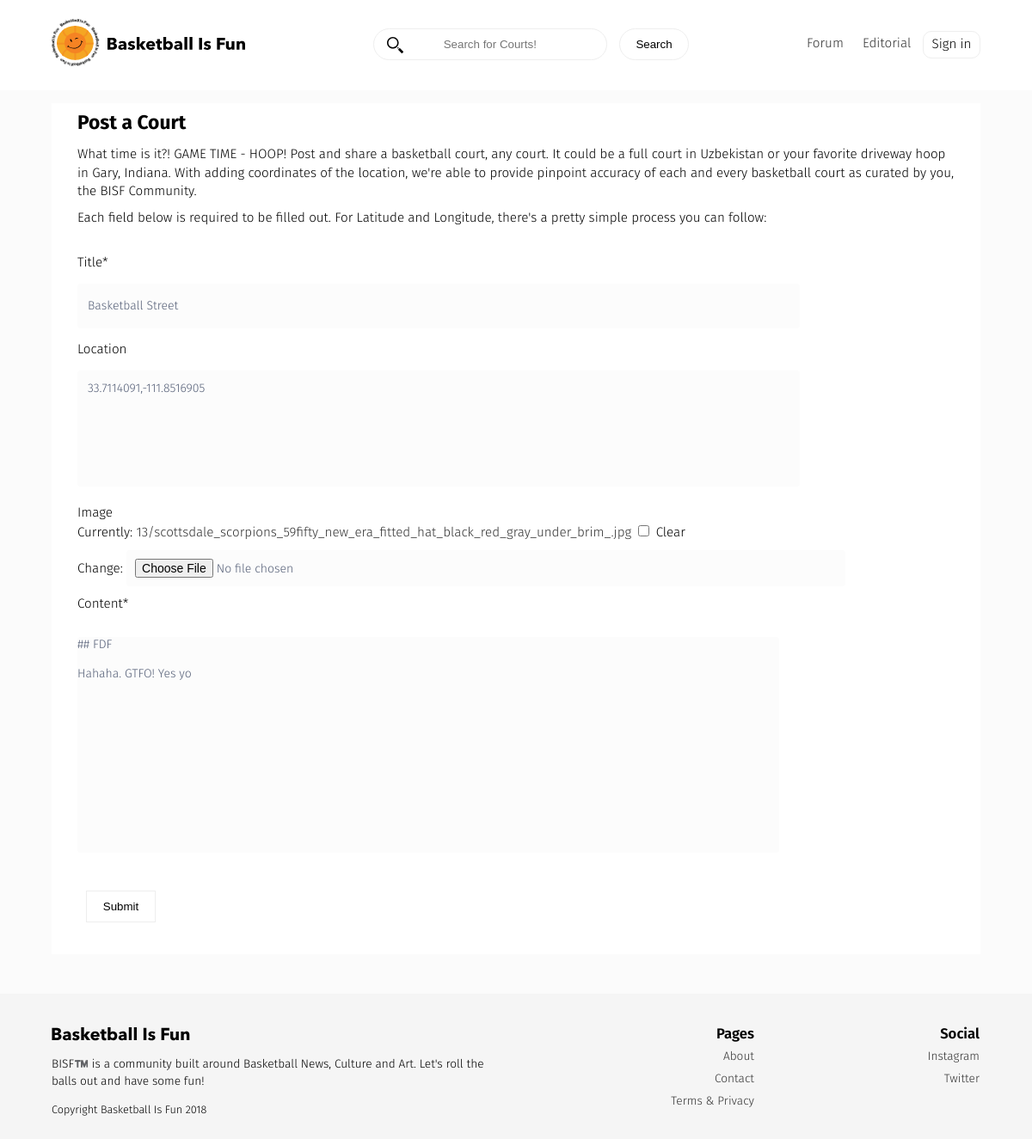
Page /courts/basketball-street/edit/ on the earlier database version.
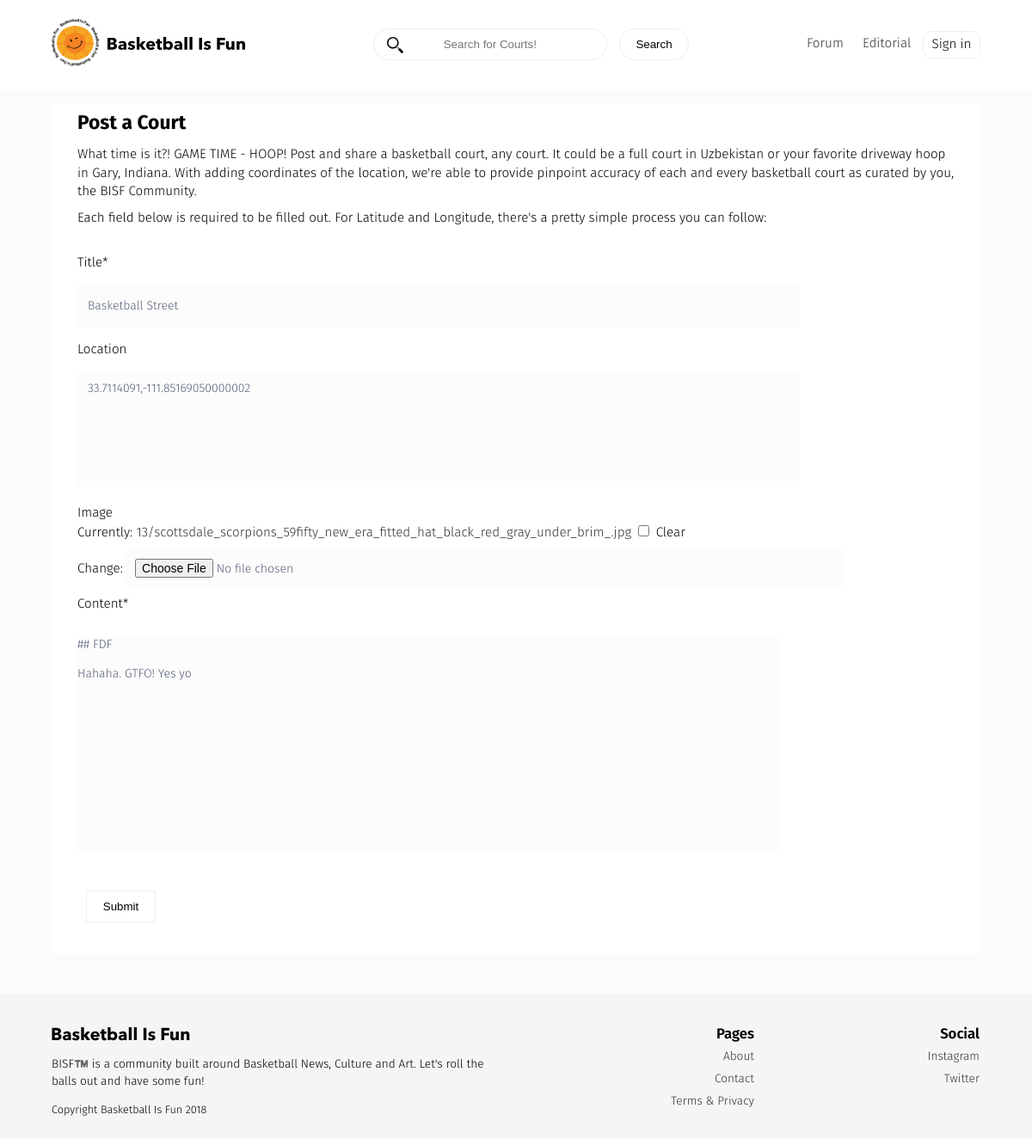
Same page on the later database version.
### courts/models.py (models this page shows, shortened)
class Court(models.Model):
    title = models.CharField(max_length=50)
    user = models.ForeignKey(settings.AUTH_USER_MODEL, default=1)
    slug = models.SlugField(unique=True, default="")
    image = models.ImageField(upload_to=upload_location,
        null=True,
        blank=True,
        width_field="width_field",
        height_field="height_field")
    height_field = models.IntegerField(default=0)
    width_field = models.IntegerField(default=0)
    content = MarkdownxField()
    address = models.CharField(max_length=255)
    location = GeopositionField(blank=True)
    tags = TaggableManager(blank=True)
    likes = models.ManyToManyField(settings.AUTH_USER_MODEL, blank=True, related_name='court_likes')
    updated = models.DateTimeField(auto_now=True, auto_now_add=False)
    timestamp = models.DateTimeField(auto_now=False, auto_now_add=True)
    objects = CourtManager()
    class Meta:
        ordering = ["-timestamp", "-updated"]

### courts/views.py (the view)
# urls.py: url(r'^courts/(?P<slug>[\w-]+)/edit/$', court_update, name='update'),
def court_update(request, slug=None):
	if not request.user:
		raise Http404
	instance = get_object_or_404(Court, slug=slug)
	form = CourtForm(request.POST or None, request.FILES or None, instance=instance)
	if form.is_valid():
		instance = form.save(commit=False)
		instance.save()
		form.save_m2m()
		messages.success(request, "<a href='#'> Saved</a> ", extra_tags='html_safe')
		return HttpResponseRedirect(instance.get_absolute_url())
	context = {
		"title": instance.title,
		"instance": instance,
		"form":form,
	}
	return render(request, "court_form.html", context)

### courts/forms.py
class CourtForm(forms.ModelForm):
    content = MarkdownxFormField()
    class Meta:
        model = Court
        fields = [
            "title",
            "location",
            "image",
            "content",
            "tags",
        ]

### templates/court_form.html (shortened to what this page needs)
{% extends "base.html" %}
{% load crispy_forms_tags %}
{% block content %}
	<div class="forum-content--detail">
	<div class="forum-content--post">
<h2>Post a Court</h2>
<p>
	What time is it?! GAME TIME - HOOP! Post and share a basketball court, any court. It could be a full court in Uzbekistan or your favorite driveway hoop in Gary, Indiana. With adding coordinates of the location, we're able to provide pinpoint accuracy of each and every basketball court as curated by you, the BISF Community.
</p>
<p>
	Each field below is required to be filled out. For Latitude and Longitude, there's a pretty simple process you can follow:
</p>
<form method='POST' class="form-item" action='' enctype='multipart/form-data'>
{{ form | crispy }}
<input type='submit' class="search-button"  value='Submit' />
</form>
</div>
</div>
{% endblock content %}

Differences in the rows shown:
changed Court "Basketball Street": location "33.7114091,-111.8516905" → "33.7114091,-111.85169050000002"
